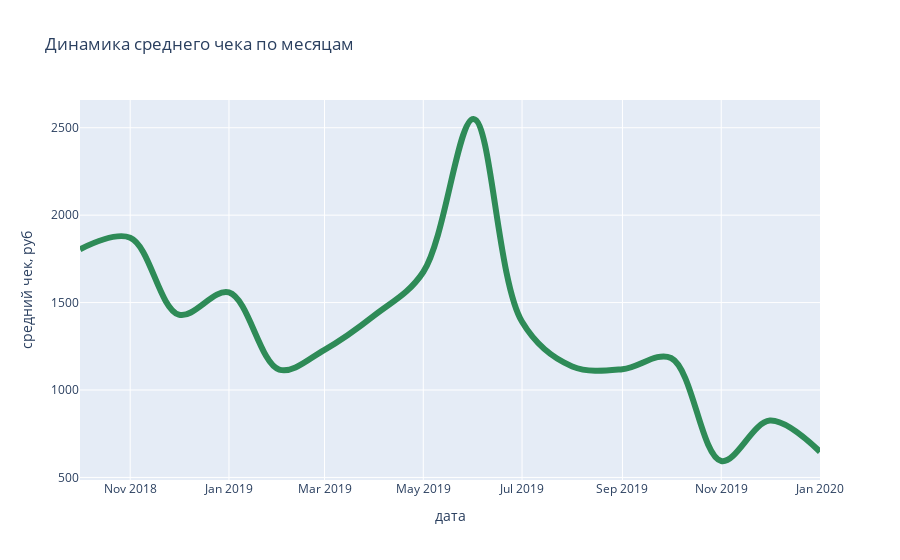

The notebook cell this image was saved under:
### Markdown cell above
смотрим через призму времени!

### Code cell
fig = px.line(mean_chek,
              x='date_round',
              y='mean_chek',
              line_shape='spline',
              labels=dict(
                  date_round='дата',
                  mean_chek='средний чек, руб'
              ),
              title=f"Динамика среднего чека по месяцам")

fig.update_traces(line_width=6, line_color='seagreen')
iplot(fig)

### Figure 1 — Plotly figure (JSON) as saved in the notebook; plotly's stock layout.template omitted (floating-point values rounded to 4 significant figures)
{"data": [{"hovertemplate": "дата=%{x}<br>средний чек, руб=%{y}<extra></extra>", "legendgroup": "", "line": {"color": "seagreen", "dash": "solid", "shape": "spline", "width": 6}, "marker": {"symbol": "circle"}, "mode": "lines", "name": "", "orientation": "v", "showlegend": false, "type": "scatter", "x": ["2018-10-01T00:00:00.000000000", "2018-11-01T00:00:00.000000000", "2018-12-01T00:00:00.000000000", "2019-01-01T00:00:00.000000000", "2019-02-01T00:00:00.000000000", "2019-03-01T00:00:00.000000000", "2019-04-01T00:00:00.000000000", "2019-05-01T00:00:00.000000000", "2019-06-01T00:00:00.000000000", "2019-07-01T00:00:00.000000000", "2019-08-01T00:00:00.000000000", "2019-09-01T00:00:00.000000000", "2019-10-01T00:00:00.000000000", "2019-11-01T00:00:00.000000000", "2019-12-01T00:00:00.000000000", "2020-01-01T00:00:00.000000000"], "xaxis": "x", "y": [1805.0, 1871.0, 1431.0, 1558.0, 1117.0, 1230.0, 1428.0, 1675.0, 2550.0, 1390.0, 1135.0, 1119.0, 1183.0, 594.0, 825.0, 647.0], "yaxis": "y"}], "layout": {"legend": {"tracegroupgap": 0}, "title": {"text": "Динамика среднего чека по месяцам"}, "xaxis": {"anchor": "y", "domain": [0, 1], "title": {"text": "дата"}}, "yaxis": {"anchor": "x", "domain": [0, 1], "title": {"text": "средний чек, руб"}}}}
